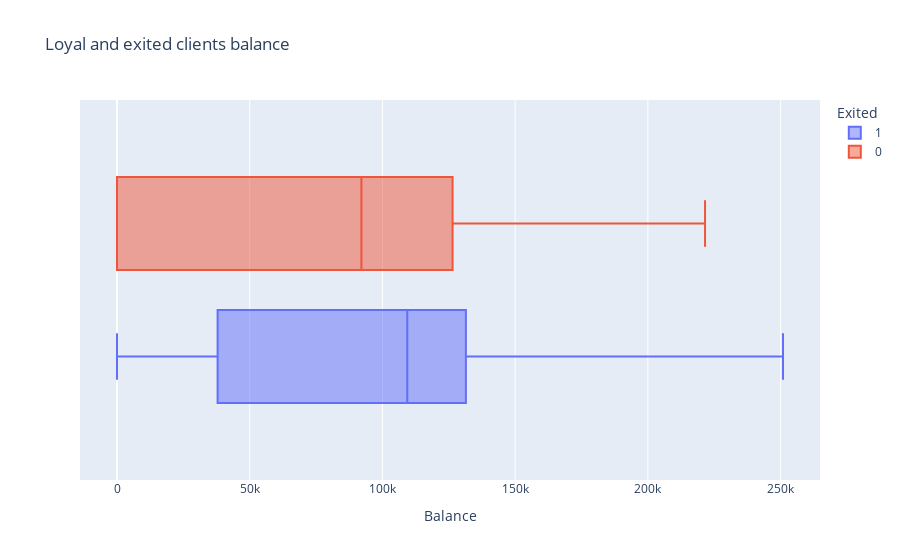

Notebook code for this chart:
### Markdown cell above
Посмотрите на распределение баланса клиента в разрезе признака оттока. Как различаются суммы на накопительном счёте ушедших и лояльных клиентов? Подумайте и напишите, с чем это может быть связано, что может не устраивать ушедших клиентов в банке.

### Code cell
fig = px.box(
    data_frame=churn_df, 
    x=churn_df['Balance'], 
    color='Exited',
    title='Loyal and exited clients balance',
)

fig.show()

### Figure 1 — Plotly figure (JSON) as saved in the notebook; plotly's stock layout.template omitted (floating-point values rounded to 4 significant figures; data arrays with more than 128 entries replaced by an {"elided": "..."} marker saying what was removed)
{"data": [{"alignmentgroup": "True", "hovertemplate": "Exited=1<br>Balance=%{x}<extra></extra>", "legendgroup": "1", "marker": {"color": "#636efa"}, "name": "1", "notched": false, "offsetgroup": "1", "orientation": "h", "showlegend": true, "type": "box", "x": {"elided": "2037 float values"}, "x0": " ", "xaxis": "x", "y0": " ", "yaxis": "y"}, {"alignmentgroup": "True", "hovertemplate": "Exited=0<br>Balance=%{x}<extra></extra>", "legendgroup": "0", "marker": {"color": "#EF553B"}, "name": "0", "notched": false, "offsetgroup": "0", "orientation": "h", "showlegend": true, "type": "box", "x": {"elided": "7963 float values"}, "x0": " ", "xaxis": "x", "y0": " ", "yaxis": "y"}], "layout": {"boxmode": "group", "legend": {"title": {"text": "Exited"}, "tracegroupgap": 0}, "title": {"text": "Loyal and exited clients balance"}, "xaxis": {"anchor": "y", "domain": [0, 1], "title": {"text": "Balance"}}, "yaxis": {"anchor": "x", "domain": [0, 1]}}}
